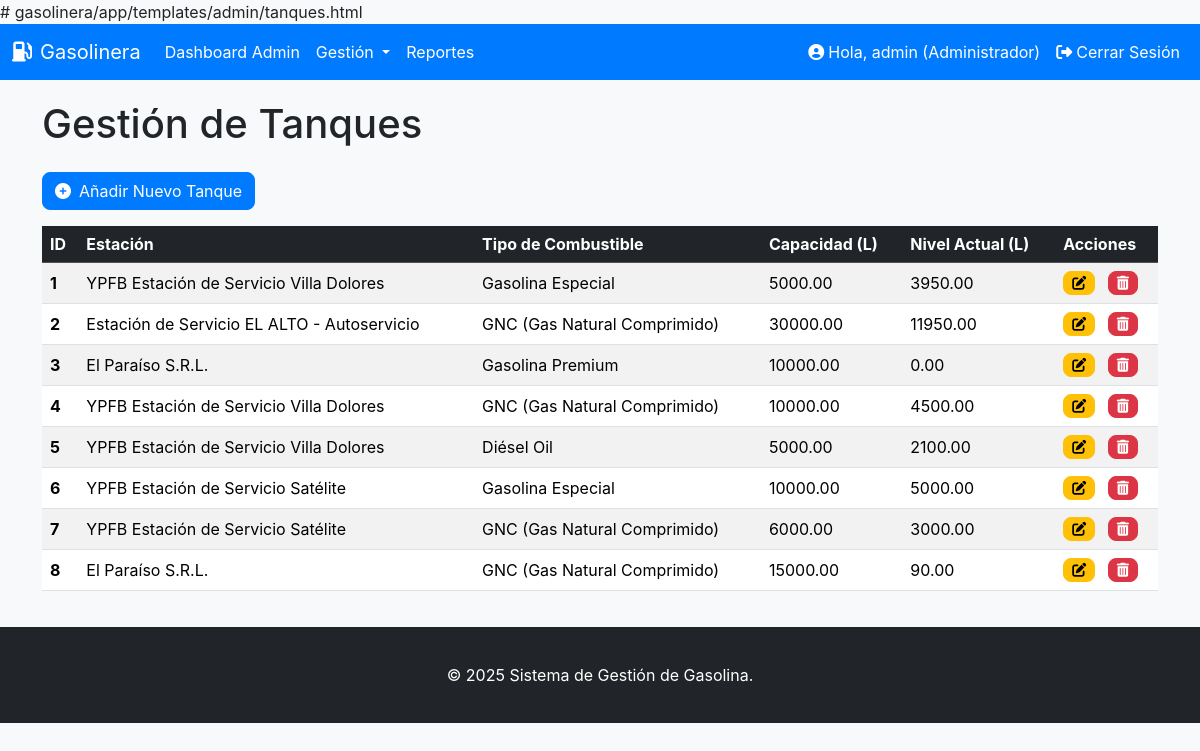
Screenshot of /admin/tanques (signed in) with the database file from the repository.
### app/models.py (models this page shows, shortened)
class Usuario(UserMixin, db.Model):
    __tablename__ = 'usuarios'
    id = db.Column(db.Integer, primary_key=True)
    username = db.Column(db.String(64), unique=True, nullable=False) # Nombre de usuario
    password_hash = db.Column(db.String(128)) # Hash de la contraseña
    rol_id = db.Column(db.Integer, db.ForeignKey('roles.id')) # Clave foránea del rol
    clientes = db.relationship('Cliente', backref='usuario', lazy='dynamic') # Relación con clientes

class Rol(db.Model):
    __tablename__ = 'roles'
    id = db.Column(db.Integer, primary_key=True)
    nombre = db.Column(db.String(50), unique=True, nullable=False) # Nombre del rol (administrador, operador, cliente)
    usuarios = db.relationship('Usuario', backref='rol', lazy='dynamic') # Relación con usuarios

class Tanque(db.Model):
    __tablename__ = 'tanques'
    id = db.Column(db.Integer, primary_key=True)
    capacidad_litros = db.Column(db.Float, nullable=False) # Capacidad del tanque en litros
    nivel_actual_litros = db.Column(db.Float, nullable=False, default=0.0) # Nivel actual de combustible
    estacion_id = db.Column(db.Integer, db.ForeignKey('estaciones.id')) # Clave foránea de la estación
    tipo_combustible_id = db.Column(db.Integer, db.ForeignKey('tipos_combustible.id')) # Clave foránea del tipo de combustible
    alertas = db.relationship('ReporteAlerta', backref='tanque', lazy='dynamic') # Relación con reportes de alerta

class Estacion(db.Model):
    __tablename__ = 'estaciones'
    id = db.Column(db.Integer, primary_key=True)
    nombre = db.Column(db.String(100), nullable=False)
    direccion = db.Column(db.String(200))
    tanques = db.relationship('Tanque', backref='estacion', lazy='dynamic')
    reabastecimientos = db.relationship('Reabastecimiento', backref='estacion', lazy='dynamic')

class TipoCombustible(db.Model):
    __tablename__ = 'tipos_combustible'
    id = db.Column(db.Integer, primary_key=True)
    nombre = db.Column(db.String(50), unique=True, nullable=False) # Nombre del combustible (ej. Gasolina, Diesel)
    precio_por_litro = db.Column(db.Float, nullable=False) # Precio por litro
    tanques = db.relationship('Tanque', backref='tipo_combustible', lazy='dynamic') # Relación con tanques

### app/admin.py (the view)
@admin.route('/tanques')
@login_required
@admin_required
def manage_tanques():
    tanques = Tanque.query.all()
    return render_template('admin/tanques.html', tanques=tanques, title='Gestión de Tanques')

### app/admin.py (called while the page is built)
def admin_required(f):
    @wraps(f)
    def decorated_function(*args, **kwargs):
        if not current_user.is_authenticated or current_user.rol.nombre != 'administrador':
            flash('Acceso denegado. Se requiere rol de administrador.', 'danger')
            return redirect(url_for('main.index'))
        return f(*args, **kwargs)
    return decorated_function

### app/auth.py (called while the page is built)
@login_manager.user_loader
def load_user(user_id):
    return Usuario.query.get(int(user_id))

### app/templates/admin/tanques.html (shortened to what this page needs)
{% extends "base.html" %}
{% block content %}
<h1 class="mb-4">Gestión de Tanques</h1>
<a href="{{ url_for('admin.add_tanque') }}" class="btn btn-primary mb-3"><i class="fas fa-plus-circle me-2"></i>Añadir Nuevo Tanque</a>
{% if tanques %}
<div class="table-responsive">
    <table class="table table-striped table-hover align-middle">
        <thead class="table-dark">
            <tr>
                <th scope="col">ID</th>
                <th scope="col">Estación</th>
                <th scope="col">Tipo de Combustible</th>
                <th scope="col">Capacidad (L)</th>
                <th scope="col">Nivel Actual (L)</th>
                <th scope="col">Acciones</th>
            </tr>
        </thead>
        <tbody>
            {% for tanque in tanques %}
            <tr>
                <th scope="row">{{ tanque.id }}</th>
                <td>{{ tanque.estacion.nombre }}</td>
                <td>{{ tanque.tipo_combustible.nombre }}</td>
                <td>{{ "%.2f" | format(tanque.capacidad_litros) }}</td>
                <td>{{ "%.2f" | format(tanque.nivel_actual_litros) }}</td>
                <td>
                    <a href="{{ url_for('admin.edit_tanque', id=tanque.id) }}" class="btn btn-sm btn-warning me-2" title="Editar"><i class="fas fa-edit"></i></a>
                    <a href="{{ url_for('admin.delete_tanque', id=tanque.id) }}" class="btn btn-sm btn-danger" onclick="return confirm('¿Estás seguro de que quieres eliminar este tanque?')" title="Eliminar"><i class="fas fa-trash-alt"></i></a>
                </td>
            </tr>
            {% endfor %}
        </tbody>
    </table>
</div>
{% else %}
<div class="alert alert-info" role="alert">
    No hay tanques registrados aún.
</div>
{% endif %}
{% endblock %}

### app/templates/base.html (shortened to what this page needs)
<!DOCTYPE html>
<html lang="es">
<head>
    <link href="https://cdn.jsdelivr.net/npm/bootstrap@5.3.3/dist/css/bootstrap.min.css" rel="stylesheet" xintegrity="sha384-QWTKZyjpPEjISv5WaRU9OFeRpok6YctnYmDr5pNlyT2bRjXh0JMhjY6hW+ALEwIH">
    <link rel="stylesheet" href="https://cdnjs.cloudflare.com/ajax/libs/font-awesome/6.5.2/css/all.min.css" xintegrity="sha512-SnH5WK+bZxgPHs44uWIX+LLJAJ9/2PkPKZ5QiAj6Ta86w+fsb2TkcmfRyVX3pBnMFcV7oQPJkl9QevSCWr3W6A==" />
</head>
<body>
    <nav class="navbar navbar-expand-lg navbar-dark">
        <div class="container-fluid">
            <a class="navbar-brand" href="{{ url_for('main.index') }}">
                <i class="fas fa-gas-pump me-2"></i>Gasolinera
            </a>
            <div class="collapse navbar-collapse" id="navbarNav">
                <ul class="navbar-nav me-auto mb-2 mb-lg-0">
                    {% if current_user.is_authenticated %}
                        {% if current_user.rol.nombre == 'administrador' %}
                            <li class="nav-item">
                                <a class="nav-link" href="{{ url_for('admin.dashboard') }}">Dashboard Admin</a>
                            </li>
                            <li class="nav-item dropdown">
                                <a class="nav-link dropdown-toggle" href="#" id="navbarDropdownAdmin" role="button" data-bs-toggle="dropdown" aria-expanded="false">
                                    Gestión
                                </a>
                            </li>
                             <li class="nav-item">
                                <a class="nav-link" href="{{ url_for('admin.view_reports') }}">Reportes</a>
                            </li>
                        {% endif %}
                    {% endif %}
                </ul>
                <ul class="navbar-nav ms-auto">
                    {% if current_user.is_authenticated %}
                        <li class="nav-item">
                            <span class="nav-link"><i class="fas fa-user-circle me-1"></i>Hola, {{ current_user.username }} ({{ current_user.rol.nombre | capitalize }})</span>
                        </li>
                        <li class="nav-item">
                            <a class="nav-link" href="{{ url_for('auth.logout') }}"><i class="fas fa-sign-out-alt me-1"></i>Cerrar Sesión</a>
                        </li>
                    {% else %}
                        <li class="nav-item">
                            <a class="nav-link" href="{{ url_for('auth.login') }}"><i class="fas fa-sign-in-alt me-1"></i>Iniciar Sesión</a>
                        </li>
                    {% endif %}
                </ul>
            </div>
        </div>
    </nav>
    <div class="container">
        {% block content %}{% endblock %}
    </div>
    <footer class="footer mt-auto py-3 bg-dark">
        <div class="container text-center">
            <span class="text-white">&copy; {{ moment().format('YYYY') }} Sistema de Gestión de Gasolina.</span>
        </div>
    </footer>
</body>
</html>

### app/templates/base.html (style rules this page uses)
body { font-family: 'Inter', sans-serif; background-color: #f8f9fa; }
.navbar { background-color: #007bff; }
.navbar-brand, .nav-link { color: white !important; }
.footer { background-color: #343a40; color: white; padding: 1rem 0; position: relative; bottom: 0; width: 100%; }
.container { margin-top: 20px; margin-bottom: 20px; }
.btn-primary { background-color: #007bff; border-color: #007bff; border-radius: 8px; }
.btn-danger { border-radius: 8px; }
.btn-warning { border-radius: 8px; }

### rows the page displays
Usuario: username "admin"
Rol: rol.nombre "Administrador"
Tanque: id "1", estacion.nombre "YPFB Estación de Servicio Villa Dolores", tipo_combustible.nombre "Gasolina Especial", capacidad_litros "5000.00", nivel_actual_litros "3950.00"
Tanque: id "2", estacion.nombre "Estación de Servicio EL ALTO - Autoservicio", tipo_combustible.nombre "GNC (Gas Natural Comprimido)", capacidad_litros "30000.00", nivel_actual_litros "11950.00"
Tanque: id "3", estacion.nombre "El Paraíso S.R.L.", tipo_combustible.nombre "Gasolina Premium", capacidad_litros "10000.00", nivel_actual_litros "0.00"
Tanque: id "4", estacion.nombre "YPFB Estación de Servicio Villa Dolores", tipo_combustible.nombre "GNC (Gas Natural Comprimido)", capacidad_litros "10000.00", nivel_actual_litros "4500.00"
Tanque: id "5", estacion.nombre "YPFB Estación de Servicio Villa Dolores", tipo_combustible.nombre "Diésel Oil", capacidad_litros "5000.00", nivel_actual_litros "2100.00"
Tanque: id "6", estacion.nombre "YPFB Estación de Servicio Satélite", tipo_combustible.nombre "Gasolina Especial", capacidad_litros "10000.00", nivel_actual_litros "5000.00"
Tanque: id "7", estacion.nombre "YPFB Estación de Servicio Satélite", tipo_combustible.nombre "GNC (Gas Natural Comprimido)", capacidad_litros "6000.00", nivel_actual_litros "3000.00"
Tanque: id "8", estacion.nombre "El Paraíso S.R.L.", tipo_combustible.nombre "GNC (Gas Natural Comprimido)", capacidad_litros "15000.00", nivel_actual_litros "90.00"

### other values shown
{{ moment().format('YYYY') }} "2025"
